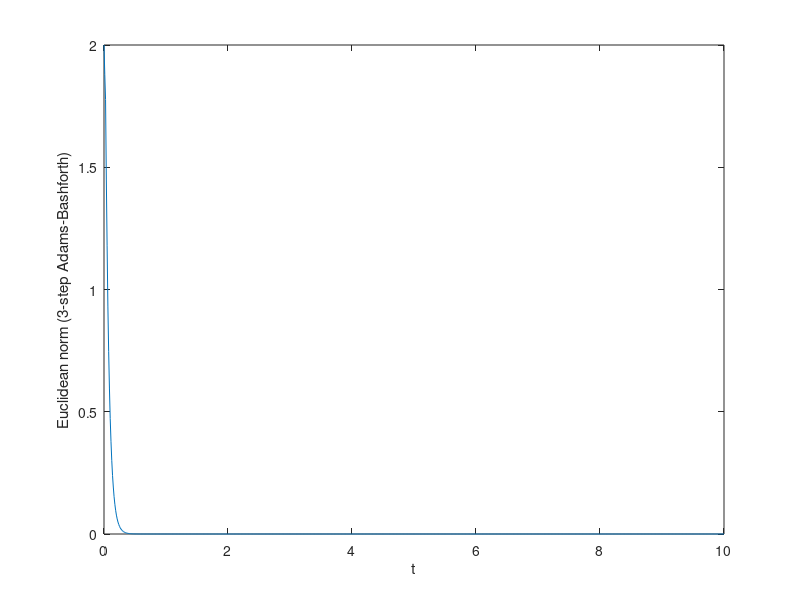

Write the MATLAB code that produced this figure.
clear all;
% Parameters:
Tend = 10;
N = 800;
h = 10/N;

a = 5/12;
b = -4/3;
c = 23/12;

% Initialization:
i = 1;
t(i) = 0;

A = [-20 10 0 0; 10 -20 10 0; 0 10 -20 10; 0 0 10 -20];
y{i} = transpose([1 1 1 1]);
n(i) = norm(y{i});

while (t(i) + h < Tend + 1e-12)
    y{i+1} = y{i} + h*A*y{i};
    
    n(i+1) = norm(y{i+1});
    
    t(i+1) = t(i) + h;
    i = i+1;
end

%AB method

i =  1;
t1(i) = 0;
n1(i) = norm(y{i});
n1(i+1) = norm(y{i+1});
n1(i+2) = norm(y{i+2});

while (t1(i) + h < Tend + 1e-12)
    y{i+3} = y{i+2} + h*(a*A*y{i} - b*A*y{i+1} + c*A*y{i+2});
    n1(i+3) = norm(y{i+3});
    t1(i+1) = t1(i) + h;
    i = i + 1;

end
n1 = n1(1:end-2);
figure(1);
plot(t1, n1);
xlabel('t');
ylabel('Euclidean norm (3-step Adams-Bashforth)')

